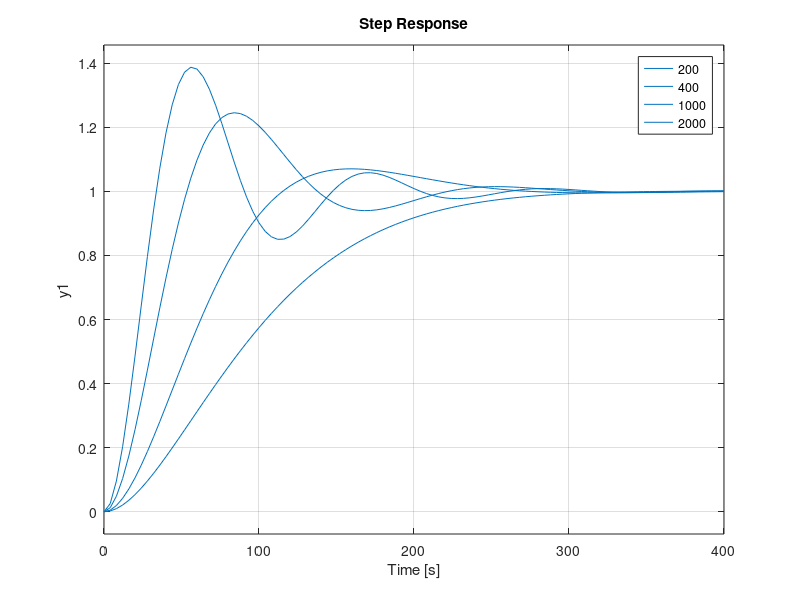

Source code (MATLAB):
function Satellite_Antenna_P2()
% Problem 2

s = tf('s');

J = 600000; %kg*m^2
B = 20000; % N*m*sec
k = [200,400,1000,2000];

for ik = 1:length(k)
    G = (k(ik)/J) / (s^2 + (B/J)*s + (k(ik)/J));
    step(G)
    hold on
end
legend('200','400','1000','2000')
end